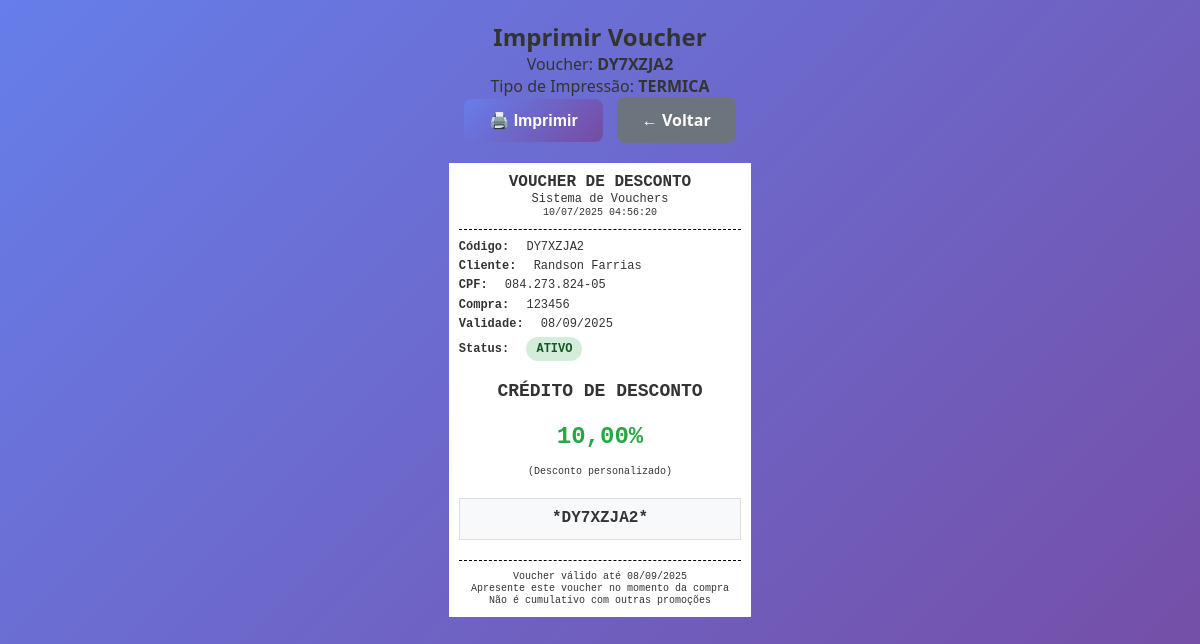
The app's page /imprimir_voucher.php?id=1&tipo=termica (signed in) with its own data.
### tables this page shows
CREATE TABLE `vouchers` (
  `id` int(11) NOT NULL,
  `nome_cliente` varchar(100) NOT NULL,
  `cpf` varchar(14) NOT NULL,
  `numero_compra` varchar(50) NOT NULL,
  `codigo_voucher` varchar(20) NOT NULL,
  `valor_credito` decimal(10,2) DEFAULT 10.00,
  `data_criacao` timestamp NOT NULL DEFAULT current_timestamp(),
  `data_validade` date NOT NULL,
  `status` enum('ativo','expirado') DEFAULT 'ativo',
  `baixado` enum('nao','sim') DEFAULT 'nao',
  `data_baixa` timestamp NULL DEFAULT NULL
);

### includes/functions.php (called while the page is built, shortened)
<?php
function calcularDiasRestantes($data_validade) {
    $hoje = new DateTime();
    $validade = new DateTime($data_validade);
    $diferenca = $hoje->diff($validade);
    return $diferenca->days;
}
function obterStatusVoucher($data_validade) {
    $dias_restantes = calcularDiasRestantes($data_validade);
    if ($dias_restantes < 0) {
        return 'expirado';
    } elseif ($dias_restantes <= 7) {
        return 'proximo_expiracao';
    } else {
        return 'ativo';
    }
}
function formatarCPF($cpf) {
    $cpf = preg_replace('/[^0-9]/', '', $cpf);
    return substr($cpf, 0, 3) . '.' . substr($cpf, 3, 3) . '.' . substr($cpf, 6, 3) . '-' . substr($cpf, 9, 2);
}
?>

### imprimir_voucher.php (the view, shortened to what this page needs)
<?php
require_once 'includes/functions.php';
$id = isset($_GET['id']) ? (int)$_GET['id'] : 0;
$tipo = isset($_GET['tipo']) ? $_GET['tipo'] : 'a4';
$conexao = conectarDB();
$sql = "SELECT * FROM vouchers WHERE id = ?";
$stmt = $conexao->prepare($sql);
$stmt->bind_param("i", $id);
$stmt->execute();
$resultado = $stmt->get_result();
$voucher = $resultado->fetch_assoc();
$status = obterStatusVoucher($voucher['data_validade']);
?>
<!DOCTYPE html>
<html lang="pt-BR">
<head>
    <link rel="stylesheet" href="assets/css/style.css">
</head>
<body>
    <div class="no-print" style="text-align: center; padding: 20px;">
        <h2>Imprimir Voucher</h2>
        <p>Voucher: <strong><?php echo htmlspecialchars($voucher['codigo_voucher']); ?></strong></p>
        <p>Tipo de Impressão: <strong><?php echo strtoupper($tipo); ?></strong></p>
        <button onclick="window.print()" class="btn btn-primary" style="margin-right: 10px;">
            🖨️ Imprimir
        </button>
        <a href="vouchers.php" class="btn btn-secondary">
            ← Voltar
        </a>
    </div>
    <?php if ($tipo == 'termica'): ?>
        <div class="voucher-termica">
            <div class="header-termica">
                <div style="font-size: 16px; font-weight: bold;">VOUCHER DE DESCONTO</div>
                <div style="font-size: 12px;">Sistema de Vouchers</div>
                <div style="font-size: 10px;"><?php echo date('d/m/Y H:i:s'); ?></div>
            </div>
            <div class="content-termica">
                <div class="field-termica">
                    <span class="label-termica">Código:</span>
                    <span class="value-termica"><?php echo htmlspecialchars($voucher['codigo_voucher']); ?></span>
                </div>
                <div class="field-termica">
                    <span class="label-termica">Cliente:</span>
                    <span class="value-termica"><?php echo htmlspecialchars($voucher['nome_cliente']); ?></span>
                </div>
                <div class="field-termica">
                    <span class="label-termica">CPF:</span>
                    <span class="value-termica"><?php echo formatarCPF($voucher['cpf']); ?></span>
                </div>
                <div class="field-termica">
                    <span class="label-termica">Compra:</span>
                    <span class="value-termica"><?php echo htmlspecialchars($voucher['numero_compra']); ?></span>
                </div>
                <div class="field-termica">
                    <span class="label-termica">Validade:</span>
                    <span class="value-termica"><?php echo date('d/m/Y', strtotime($voucher['data_validade'])); ?></span>
                </div>
                <div class="field-termica">
                    <span class="label-termica">Status:</span>
                    <span class="value-termica">
                        <?php if ($status == 'ativo'): ?>
                            <span class="status-badge-print status-ativo-print">Ativo</span>
                        <?php elseif ($status == 'expirado'): ?>
                            <span class="status-badge-print status-expirado-print">Expirado</span>
                        <?php else: ?>
                            <span class="status-badge-print status-proximo-print">Próximo</span>
                        <?php endif; ?>
                    </span>
                </div>
            </div>
            <div style="text-align: center; margin: 20px 0; font-size: 18px; font-weight: bold;">
                CRÉDITO DE DESCONTO
            </div>
            <div style="text-align: center; font-size: 24px; font-weight: bold; color: #28a745; margin: 15px 0;">
                <?php echo number_format($voucher['valor_credito'], 2, ',', '.'); ?>%
            </div>
            <div style="text-align: center; font-size: 10px; margin: 10px 0;">
                (Desconto personalizado)
            </div>
            <div class="codigo-barras">
                *<?php echo htmlspecialchars($voucher['codigo_voucher']); ?>*
            </div>
            <div class="footer-termica">
                <div>Voucher válido até <?php echo date('d/m/Y', strtotime($voucher['data_validade'])); ?></div>
                <div>Apresente este voucher no momento da compra</div>
                <div>Não é cumulativo com outras promoções</div>
            </div>
        </div>
    <?php endif; ?>
</body>
</html>

### assets/css/style.css (style rules this page uses)
* { margin: 0; padding: 0; box-sizing: border-box; }
body { font-family: 'Segoe UI', Tahoma, Geneva, Verdana, sans-serif; background: linear-gradient(135deg, #667eea 0%, #764ba2 100%); min-height: 100vh; color: #333; }
.btn { padding: 12px 25px; border: none; border-radius: 8px; font-size: 16px; font-weight: 600; cursor: pointer; transition: all 0.3s ease; text-decoration: none; display: inline-block; text-align: center; }
.btn-primary { background: linear-gradient(135deg, #667eea 0%, #764ba2 100%); color: white; }
.btn-secondary { background: #6c757d; color: white; }

### imprimir_voucher.php (style rules this page uses)
.voucher-termica { width: 80mm; font-family: 'Courier New', monospace; font-size: 12px; line-height: 1.2; margin: 0 auto; background: white; padding: 10px; }
.header-termica { text-align: center; border-bottom: 1px dashed #000; padding-bottom: 10px; margin-bottom: 10px; }
.content-termica { margin-bottom: 15px; }
.field-termica { margin-bottom: 5px; }
.label-termica { font-weight: bold; }
.value-termica { margin-left: 10px; }
.footer-termica { text-align: center; border-top: 1px dashed #000; padding-top: 10px; margin-top: 15px; font-size: 10px; }
.codigo-barras { text-align: center; font-family: 'Courier New', monospace; font-size: 16px; font-weight: bold; margin: 20px 0; padding: 10px; background: #f8f9fa; border: 1px solid #ddd; }
.status-badge-print { display: inline-block; padding: 5px 10px; border-radius: 15px; font-size: 12px; font-weight: bold; text-transform: uppercase; }
.status-ativo-print { background: #d4edda; color: #155724; }

### records on screen
vouchers: codigo_voucher "DY7XZJA2", nome_cliente "Randson Farrias", cpf "084.273.824-05", numero_compra "123456", data_validade "08/09/2025", valor_credito "10,00"

### other values on screen
$tipo "TERMICA"
